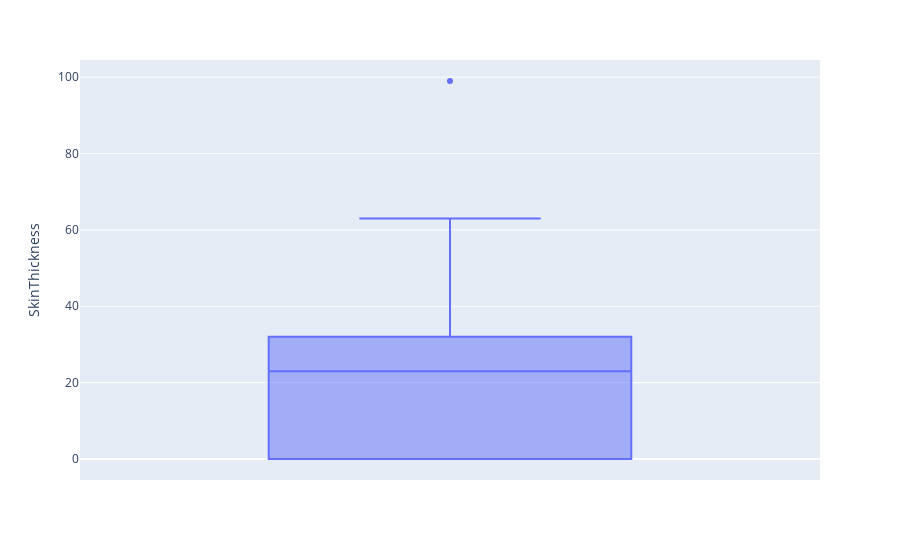

The notebook cell this image was saved under:
### Markdown cell above
#### 4. 'SkinThickness'

### Code cell
boxplot_of(d_data, 'SkinThickness')

### Figure 1 — Plotly figure (JSON) as saved in the notebook; plotly's stock layout.template omitted (floating-point values rounded to 4 significant figures; data arrays with more than 128 entries replaced by an {"elided": "..."} marker saying what was removed)
{"data": [{"alignmentgroup": "True", "hovertemplate": "SkinThickness=%{y}<extra></extra>", "legendgroup": "", "marker": {"color": "#636efa"}, "name": "", "notched": false, "offsetgroup": "", "orientation": "v", "showlegend": false, "type": "box", "x0": " ", "xaxis": "x", "y": {"elided": "768 int values"}, "y0": " ", "yaxis": "y"}], "layout": {"boxmode": "group", "legend": {"tracegroupgap": 0}, "margin": {"t": 60}, "xaxis": {"anchor": "y", "domain": [0, 1]}, "yaxis": {"anchor": "x", "domain": [0, 1], "title": {"text": "SkinThickness"}}}}
